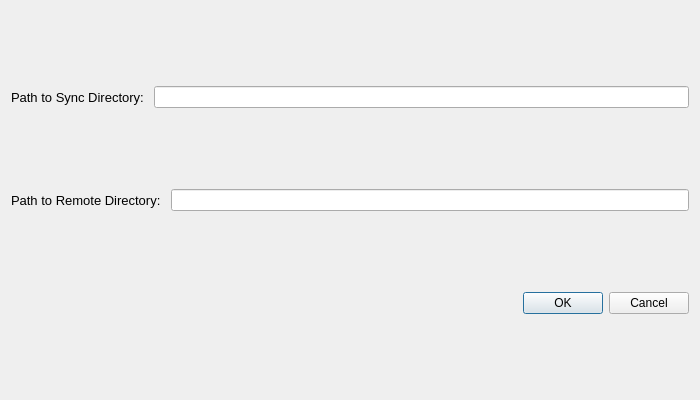
<?xml version="1.0" encoding="UTF-8"?>
<ui version="4.0">
 <class>initSystemDialog</class>
 <widget class="QDialog" name="initSystemDialog">
  <property name="windowModality">
   <enum>Qt::ApplicationModal</enum>
  </property>
  <property name="geometry">
   <rect>
    <x>0</x>
    <y>0</y>
    <width>700</width>
    <height>400</height>
   </rect>
  </property>
  <property name="minimumSize">
   <size>
    <width>700</width>
    <height>400</height>
   </size>
  </property>
  <property name="windowTitle">
   <string>Initalization</string>
  </property>
  <property name="windowIcon">
   <iconset>
    <normaloff>resources/syncOrSwimLogo.png</normaloff>resources/syncOrSwimLogo.png</iconset>
  </property>
  <property name="modal">
   <bool>true</bool>
  </property>
  <layout class="QVBoxLayout" name="verticalLayout">
   <item>
    <layout class="QHBoxLayout" name="horizontalLayout1">
     <property name="spacing">
      <number>10</number>
     </property>
     <item>
      <widget class="QLabel" name="pathSyncLabel">
       <property name="font">
        <font>
         <pointsize>10</pointsize>
         <weight>50</weight>
         <bold>false</bold>
        </font>
       </property>
       <property name="text">
        <string>Path to Sync Directory:</string>
       </property>
      </widget>
     </item>
     <item>
      <widget class="QLineEdit" name="pathSyncDirLineEdit"/>
     </item>
    </layout>
   </item>
   <item>
    <layout class="QHBoxLayout" name="horizontalLayout2">
     <property name="spacing">
      <number>10</number>
     </property>
     <item>
      <widget class="QLabel" name="pathRemoteLabel">
       <property name="font">
        <font>
         <pointsize>10</pointsize>
        </font>
       </property>
       <property name="text">
        <string>Path to Remote Directory:</string>
       </property>
      </widget>
     </item>
     <item>
      <widget class="QLineEdit" name="pathRemoteDirLineEdit"/>
     </item>
    </layout>
   </item>
   <item>
    <widget class="QDialogButtonBox" name="buttonBox">
     <property name="orientation">
      <enum>Qt::Horizontal</enum>
     </property>
     <property name="standardButtons">
      <set>QDialogButtonBox::Cancel|QDialogButtonBox::Ok</set>
     </property>
    </widget>
   </item>
  </layout>
 </widget>
 <resources/>
 <connections>
  <connection>
   <sender>buttonBox</sender>
   <signal>accepted()</signal>
   <receiver>initSystemDialog</receiver>
   <slot>accept()</slot>
   <hints>
    <hint type="sourcelabel">
     <x>248</x>
     <y>254</y>
    </hint>
    <hint type="destinationlabel">
     <x>157</x>
     <y>274</y>
    </hint>
   </hints>
  </connection>
  <connection>
   <sender>buttonBox</sender>
   <signal>rejected()</signal>
   <receiver>initSystemDialog</receiver>
   <slot>reject()</slot>
   <hints>
    <hint type="sourcelabel">
     <x>316</x>
     <y>260</y>
    </hint>
    <hint type="destinationlabel">
     <x>286</x>
     <y>274</y>
    </hint>
   </hints>
  </connection>
 </connections>
</ui>
